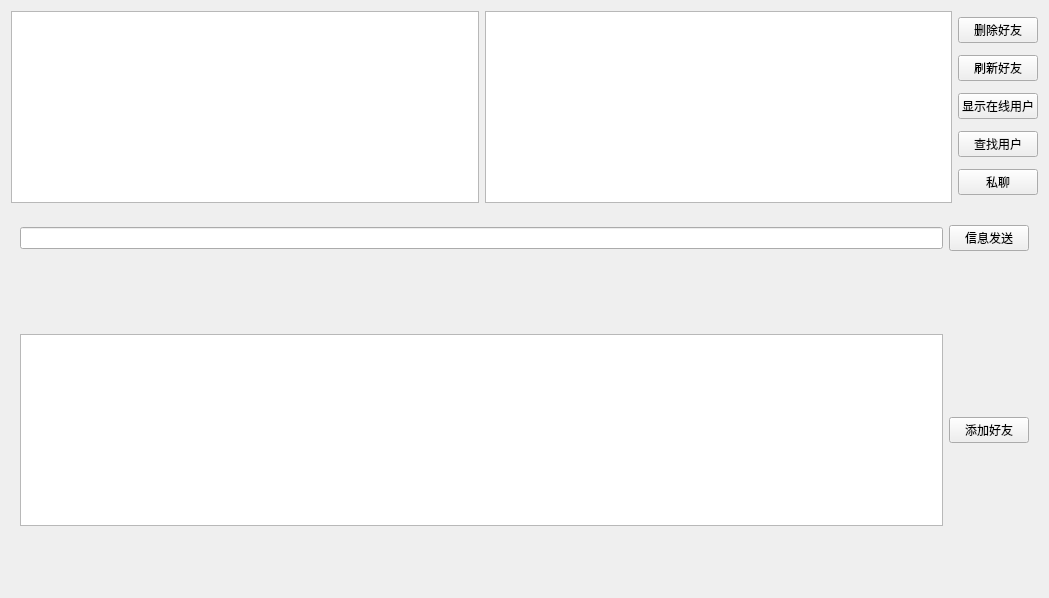
<?xml version="1.0" encoding="UTF-8"?>
<ui version="4.0">
 <class>ChatWidget</class>
 <widget class="QWidget" name="ChatWidget">
  <property name="geometry">
   <rect>
    <x>0</x>
    <y>0</y>
    <width>1049</width>
    <height>598</height>
   </rect>
  </property>
  <property name="windowTitle">
   <string>聊天系统</string>
  </property>
  <property name="styleSheet">
   <string notr="true">QGroupBox#sendMsg{
border:none;
}
QGroupBox#onlineUsers{
border:none;
}</string>
  </property>
  <layout class="QGridLayout" name="gridLayout">
   <item row="4" column="0">
    <spacer name="verticalSpacer_2">
     <property name="orientation">
      <enum>Qt::Vertical</enum>
     </property>
     <property name="sizeHint" stdset="0">
      <size>
       <width>20</width>
       <height>40</height>
      </size>
     </property>
    </spacer>
   </item>
   <item row="1" column="0">
    <widget class="QGroupBox" name="sendMsg">
     <property name="styleSheet">
      <string notr="true"/>
     </property>
     <property name="title">
      <string/>
     </property>
     <layout class="QHBoxLayout" name="horizontalLayout_3">
      <property name="leftMargin">
       <number>6</number>
      </property>
      <property name="topMargin">
       <number>10</number>
      </property>
      <property name="rightMargin">
       <number>6</number>
      </property>
      <property name="bottomMargin">
       <number>10</number>
      </property>
      <item>
       <widget class="QLineEdit" name="m_lineMsg"/>
      </item>
      <item>
       <widget class="QPushButton" name="m_sendMsg">
        <property name="text">
         <string>信息发送</string>
        </property>
       </widget>
      </item>
     </layout>
    </widget>
   </item>
   <item row="0" column="0">
    <layout class="QHBoxLayout" name="clickOperators">
     <item>
      <widget class="QTextEdit" name="m_showMsgs"/>
     </item>
     <item>
      <widget class="QListWidget" name="m_friendList"/>
     </item>
     <item>
      <layout class="QVBoxLayout" name="clickButtons">
       <item>
        <widget class="QPushButton" name="m_deleteFriend">
         <property name="text">
          <string>删除好友</string>
         </property>
        </widget>
       </item>
       <item>
        <widget class="QPushButton" name="m_flushFriend">
         <property name="text">
          <string>刷新好友</string>
         </property>
        </widget>
       </item>
       <item>
        <widget class="QPushButton" name="m_showOnlineUser">
         <property name="text">
          <string>显示在线用户</string>
         </property>
        </widget>
       </item>
       <item>
        <widget class="QPushButton" name="m_findUser">
         <property name="text">
          <string>查找用户</string>
         </property>
        </widget>
       </item>
       <item>
        <widget class="QPushButton" name="m_privateChat">
         <property name="text">
          <string>私聊</string>
         </property>
        </widget>
       </item>
      </layout>
     </item>
    </layout>
   </item>
   <item row="3" column="0">
    <widget class="QGroupBox" name="onlineUsers">
     <property name="title">
      <string/>
     </property>
     <layout class="QHBoxLayout" name="horizontalLayout">
      <property name="leftMargin">
       <number>6</number>
      </property>
      <property name="topMargin">
       <number>10</number>
      </property>
      <property name="rightMargin">
       <number>6</number>
      </property>
      <property name="bottomMargin">
       <number>10</number>
      </property>
      <item>
       <widget class="QListWidget" name="m_onlineUserList"/>
      </item>
      <item>
       <widget class="QPushButton" name="m_addFriend">
        <property name="text">
         <string>添加好友</string>
        </property>
       </widget>
      </item>
     </layout>
    </widget>
   </item>
   <item row="2" column="0">
    <spacer name="verticalSpacer_1">
     <property name="orientation">
      <enum>Qt::Vertical</enum>
     </property>
     <property name="sizeHint" stdset="0">
      <size>
       <width>20</width>
       <height>40</height>
      </size>
     </property>
    </spacer>
   </item>
  </layout>
 </widget>
 <resources/>
 <connections/>
</ui>
